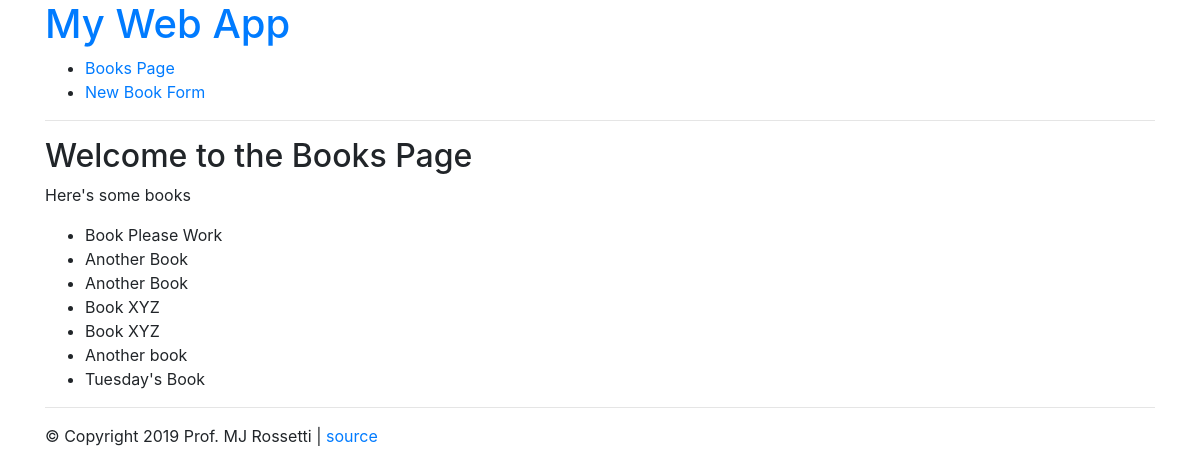
Before: /books with the older database file.
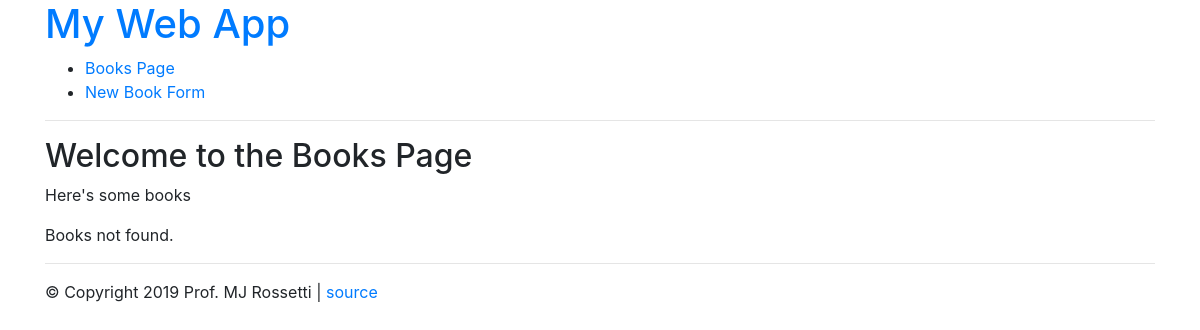
After: the same page with the newer database file.
### web_app/models.py (models this page shows)
class Book(db.Model):
    id = db.Column(db.Integer, primary_key=True)
    title = db.Column(db.String(128))
    author_id = db.Column(db.String(128))

### web_app/routes/book_routes.py (the view)
@book_routes.route("/books")
def list_books_for_humans():
    book_records = Book.query.all()
    return render_template("books.html", message="Here's some books", books=book_records)

### web_app/templates/books.html (shortened to what this page needs)
{% extends "layout.html" %}
{% block content %}
    <h2>Welcome to the Books Page</h2>
    <p>{{ message }}</p>
    {% if books %}
        <ul>
        {% for book in books %}
            <li>{{ book.title }}</li>
        {% endfor %}
        </ul>
    {% else %}
        <p>Books not found.</p>
    {% endif %}
{% endblock %}

### web_app/templates/layout.html (shortened to what this page needs)
<!doctype html>
<html>
  <head>
    <link rel="stylesheet" href="https://stackpath.bootstrapcdn.com/bootstrap/4.3.1/css/bootstrap.min.css">
  </head>
  <body>
    <div class="container">
      <div id="nav">
        {% block nav %}
          <h1><a href="/">My Web App</a></h1>
          <ul>
            <li><a href="/books">Books Page</a></li>
            <li><a href="/books/new">New Book Form</a></li>
          </ul>
        {% endblock %}
      </div>
      <hr>
      <div id="content">
        {% block content %}
        {% endblock %}
      </div>
      <div id="footer">
        <hr>
        &copy; Copyright 2019 Prof. MJ Rossetti |
        <a href="https://github.com/prof-rossetti/web-app-starter-flask-sheets">source</a>
      </div>
    </div>
  </body>
</html>

Changed rows visible on the page:
removed Book: title "Book Please Work"
removed Book: title "Another Book"
removed Book: title "Another Book"
removed Book: title "Book XYZ"
removed Book: title "Book XYZ"
removed Book: title "Another book"
removed Book: title "Tuesday's Book"
Other visible differences:
text now shown: "Books not found."
